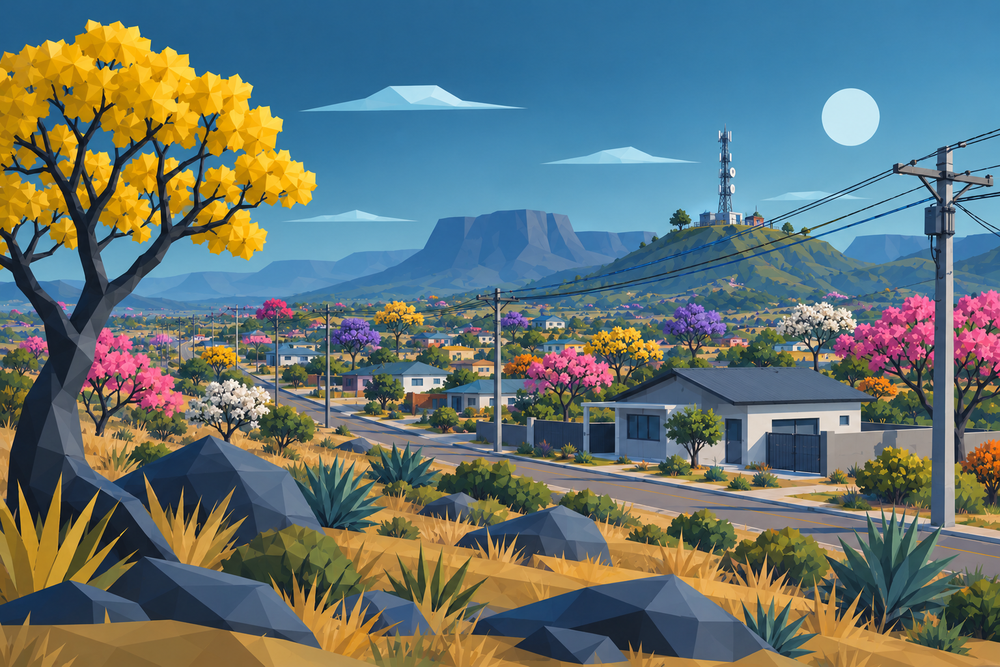
#> input picture assets/cerrado_urbano.png, 1000 x 667 px, shrunk from 1536 x 1024 before the run, found by its file name
$ python format_banner.py
#> lines starting #> are read from the running program, lines starting #| are printed output that depends on the picture; after the words box and inside, x2 and y2 are one past the last pixel; in counts of white or black regions, pixels touching at a corner belong together
from PIL import Image, ImageDraw, ImageOps

def apply_rounded_frame(
    image_path: str,
    radius: int = 32,
    border_width: int = 3,
    border_color: tuple = (63, 185, 80, 255)  # Verde institucional #3fb950
):
    """Aplica cantos transparentes reais e borda no arquivo PNG."""
#> called with image_path = 'assets/cerrado_urbano.png', radius = 32, border_width = 3, border_color = (63, 185, 80, 255)
    print(f"🖼️ Processando cantos arredondados em: {image_path}...")
    img = Image.open(image_path).convert("RGBA")
    width, height = img.size
#> width = 1000; height = 667

    # 1. Cria a máscara para o canal Alpha
    mask = Image.new("L", (width, height), 0)
#> mask: PIL image 1000x667 L; every value is 0
    draw_mask = ImageDraw.Draw(mask)
    draw_mask.rounded_rectangle([(0, 0), (width, height)], radius=radius, fill=255)

    # 2. Aplica a transparência nos 4 cantos da imagem
    img.putalpha(mask)
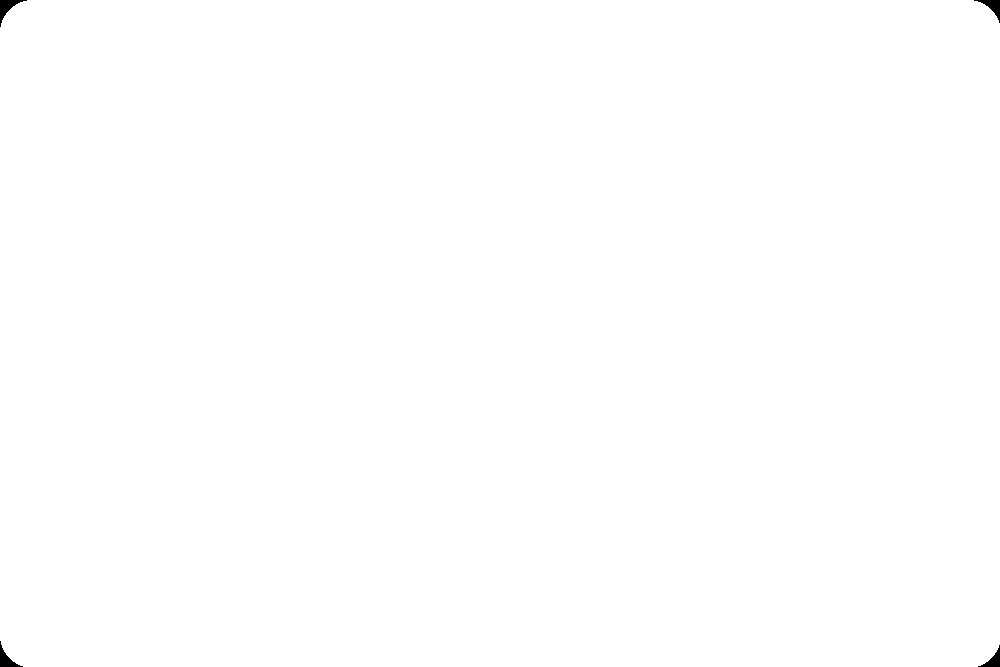
#> mask: PIL image 1000x667 L; 99.9% white; 4 black regions, box (x1, y1, x2, y2) and area: (0, 0, 27, 27) 230, (974, 0, 1000, 23) 203, (0, 641, 23, 667) 203, (978, 645, 1000, 667) 177

    # 3. Desenha a moldura sólida perimétrica
    draw = ImageDraw.Draw(img)
    offset = border_width / 2
    draw.rounded_rectangle(
        [(offset, offset), (width - offset, height - offset)],
        radius=radius,
        outline=border_color,
        width=border_width
    )

    img.save(image_path, "PNG")
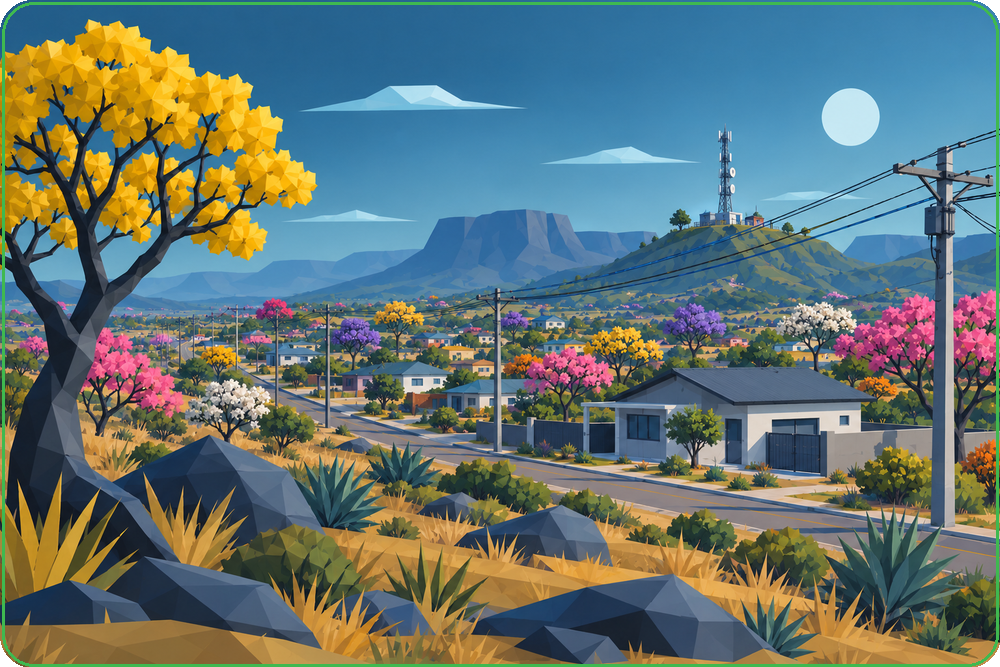
#> saved as cerrado_urbano.png: PIL image 1000x667 RGBA; mean R, G, B, A 100.1, 117.2, 114.1, 254.7; transparent parts drawn white
    print(f"✅ Moldura aplicada com sucesso! Raio: {radius}px | Borda: {border_width}px")

if __name__ == "__main__":
    apply_rounded_frame("assets/cerrado_urbano.png")

$ run again, with assets/capa_guia_9_16.png copied over assets/cerrado_urbano.png
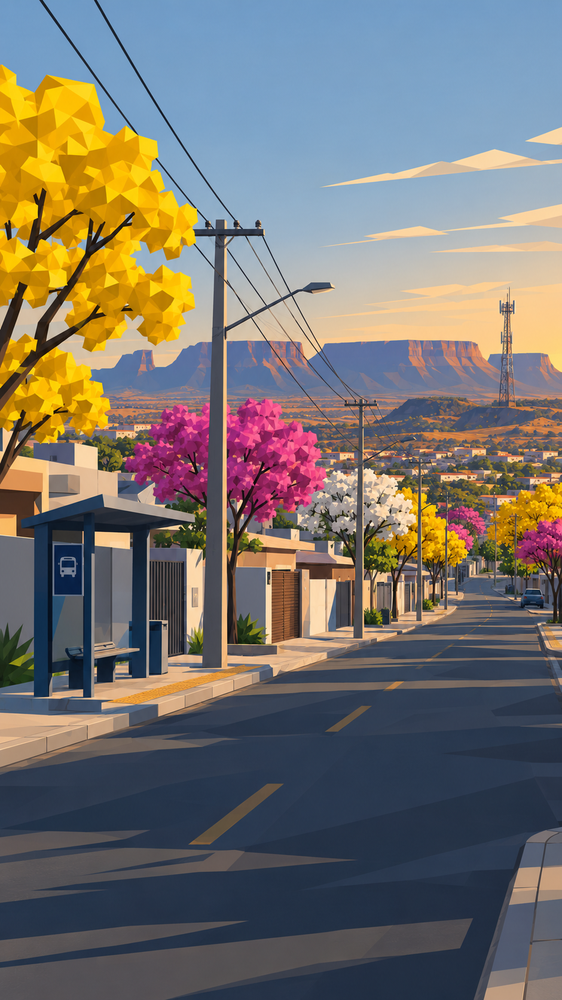
#> input picture assets/capa_guia_9_16.png, 562 x 1000 px, shrunk from 940 x 1672 before the run, found by its file name
#> in apply_rounded_frame, `img.save(image_path, "PNG")`:
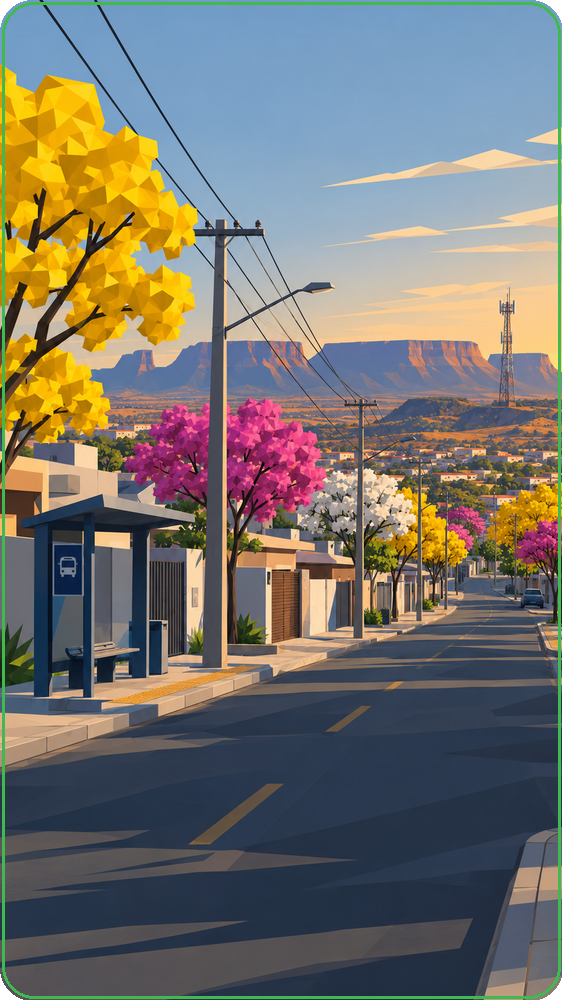
#> saved as cerrado_urbano.png: PIL image 562x1000 RGBA; mean R, G, B, A 118, 115.6, 108.9, 254.6; transparent parts drawn white
